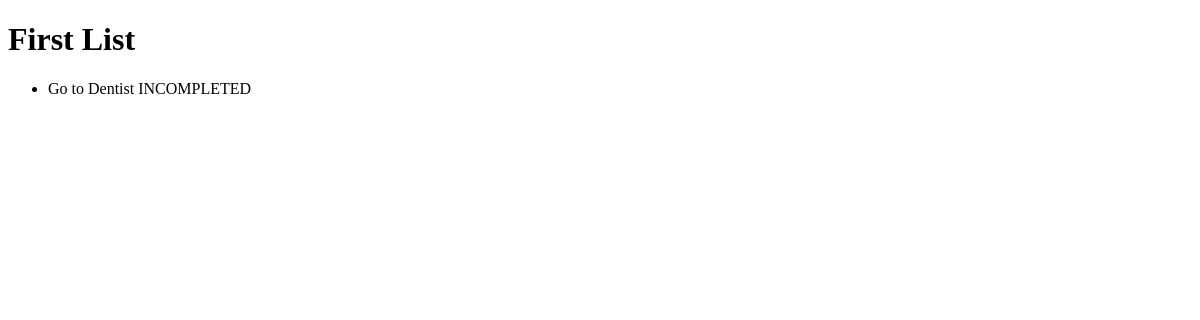
The page /2 on the database as committed earlier.
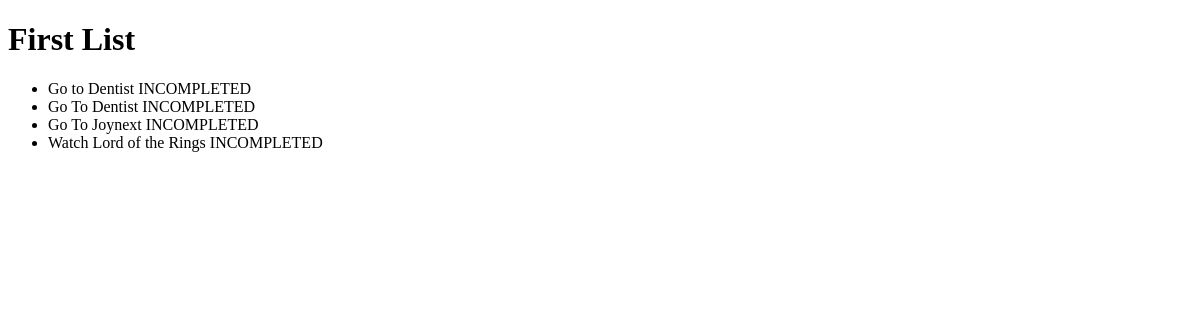
The same page on the database as committed later.
### pages/models.py (models this page shows, shortened)
class ToDoList(models.Model):
    name = models.CharField(max_length=30)

class Item(models.Model):
    text = models.CharField(max_length=50)
    completed = models.BooleanField()
    todolist = models.ForeignKey(ToDoList, on_delete=models.CASCADE)
    """
    ToDoList
      > Item
      > Item
      ....
    """

### pages/views.py (the view)
# urls.py: path("<int:idz>", views.index, name="index"),
def index(response, idz):
    ls = ToDoList.objects.get(id=idz)
    return render(response, "pages/list.html", {"ls": ls})

### pages/Templates/pages/list.html
{% extends "pages/template.html" %} {% block title %} View List {% endblock %}
{% block content %}
<h1>{{ls.name}}</h1>
<ul>
  {%for x in ls.item_set.all %}
  {% if x.completed == False %}
  <li>{{x.text}} INCOMPLETED</li>
  {% else %}
  <li>{{x.text}} COMPLETED</li>
  {% endif %} {% endfor %}
</ul>
{% endblock %}

### pages/Templates/pages/template.html (shortened to what this page needs)
<!DOCTYPE html>
<html lang="en">
  <head>
  </head>
  <body>
    <div>{% block content %} {% endblock %}</div>
  </body>
</html>

Rows that differ between the two databases and show on the page:
added Item: text "Go To Dentist"
added Item: text "Go To Joynext"
added Item: text "Watch Lord of the Rings"
